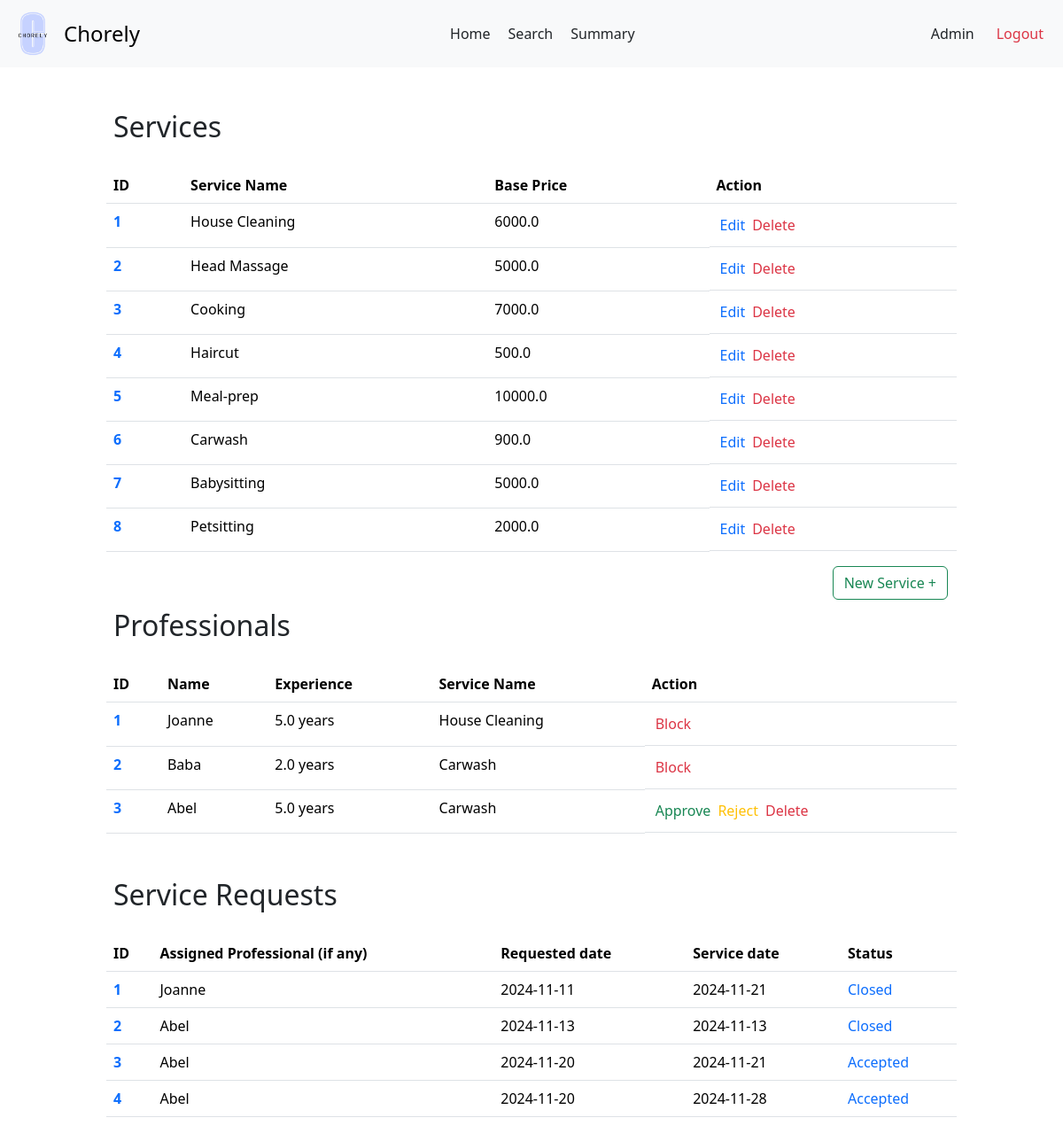
/admin, run on an earlier commit of the app's database.
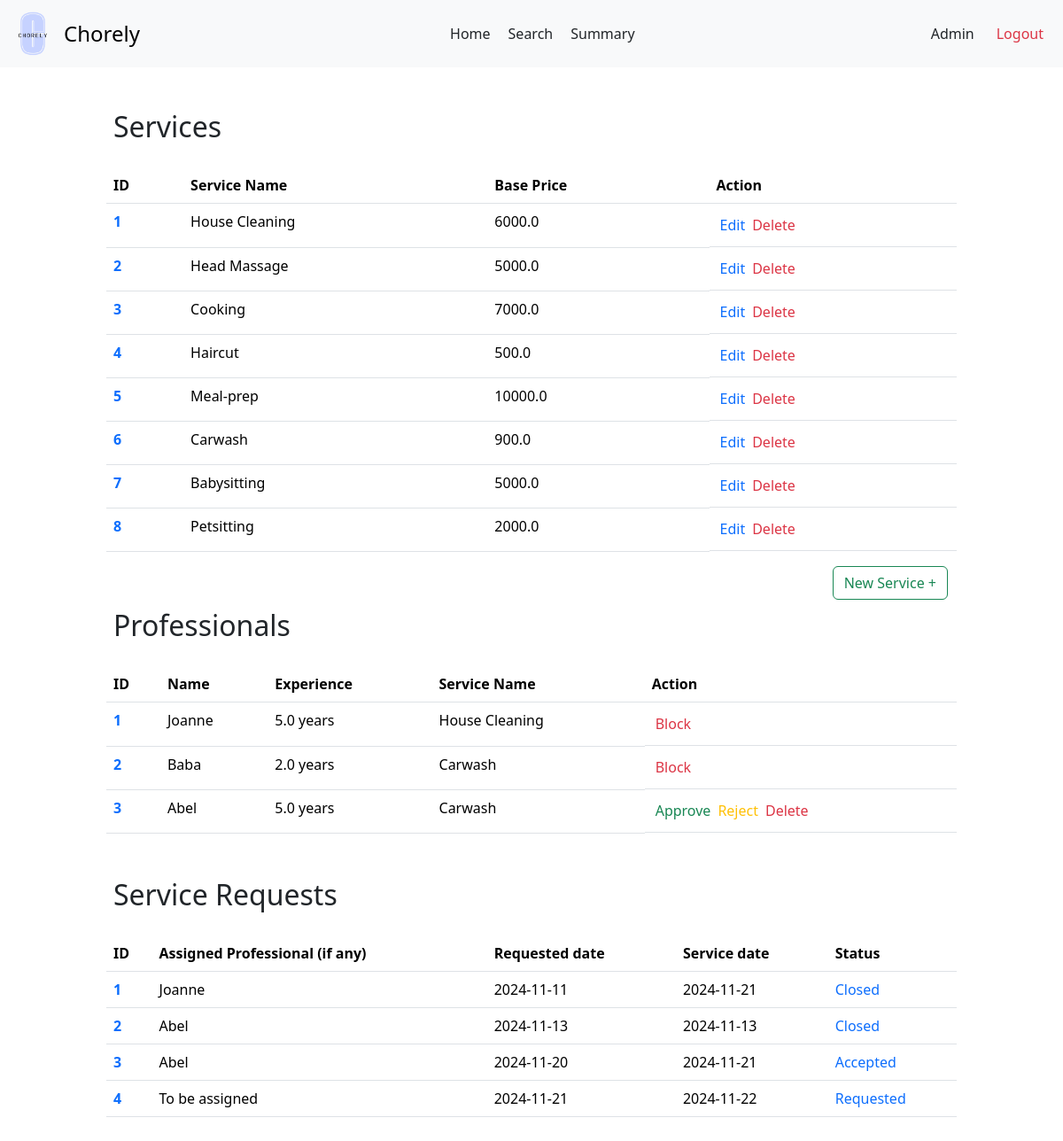
And on a later commit of the database.
### backend/models.py (models this page shows)
class ServiceRequests(db.Model):
    __tablename__ = 'ServiceRequests'
    request_id = db.Column(db.Integer, primary_key=True, autoincrement=True)
    service_id = db.Column(db.Integer, db.ForeignKey('Services.service_id'), nullable=False)
    customer_id = db.Column(db.Integer, db.ForeignKey('Customers.customer_id'), nullable=False)
    professional_id = db.Column(db.Integer, db.ForeignKey('ServiceProfessionals.professional_id'))
    requested_service_date = db.Column(db.Date, default=date.today())
    date_of_request = db.Column(db.Date, default=date.today())
    date_of_completion = db.Column(db.Date)
    service_status = db.Column(db.String, default='requested')
    additional_requests = db.Column(db.String)
    remarks = db.Column(db.String)
    rating = db.Column(db.Float)

class ServiceProfessionals(db.Model):
    __tablename__ = 'ServiceProfessionals'
    professional_id = db.Column(db.Integer, primary_key=True, autoincrement=True)
    user_id = db.Column(db.Integer, db.ForeignKey('Users.user_id'), unique=True, nullable=False)
    service_id = db.Column(db.Integer, db.ForeignKey('Services.service_id'), nullable=False)
    experience_years = db.Column(db.Integer)
    profile_verified = db.Column(db.Boolean, default=False)
    name = db.Column(db.String, nullable = False)
    phone = db.Column(db.String)
    address = db.Column(db.String)
    pin_code = db.Column(db.String)
    service_requests = db.relationship('ServiceRequests', backref='professional')

### backend/adminController.py (the view)
@app.route('/admin')
def admin_dash():
  services = Services.query.all()
  professionals = ServiceProfessionals.query.all()
  service_requests = ServiceRequests.query.all()
  return render_template('admin-dash.html', services = services, professionals = professionals, service_requests = service_requests)

### templates/admin-dash.html (shortened to what the changed rows need)
<!DOCTYPE html>
<html lang="en">
<head>
  <link href="https://cdn.jsdelivr.net/npm/bootstrap@5.3.3/dist/css/bootstrap.min.css" rel="stylesheet">
  <link rel="stylesheet" href="{{ url_for('static', filename = 'prof-dash.css')}}">
  <link rel="stylesheet" href="{{ url_for('static', filename = 'navbar.css')}}">
</head>
<body>
  <div id="main">
    <div id="canvas">
      <br>
      <h2 class="headings">Services</h2><br>
      {% if services|length==0 %}
        <div class="text text-center">
          <h5 class="headings">There are no created services</h5>
        </div>
      {% else %}
        <div>
          <table class="table">
            <thead>
              <tr>
                <th scope="col">ID</th>
                <th scope="col">Service Name</th>
                <th scope="col">Base Price</th>
                <th scope="col">Action</th>
              </tr>
            </thead>
            <tbody>
              {% for service in services %}
                <tr>
                  <th scope="row"> <a href="/admin/view/service/{{ service.service_id }}" class="text"> {{ loop.index }}</a></th>
                </tr>
              {% endfor %}
            </tbody>
          </table>
        </div>
      {% endif %}
      <h2 class="headings">Professionals</h2><br>
      {% if professionals|length ==0 %}
        <div class="text text-center mt-3 mb-3">
          <h5 class="headings">No Registered Professionals</h5>
        </div>
      {% else %}
        <div>
          <table class="table">
            <thead>
              <tr>
                <th scope="col">ID</th>
                <th scope="col">Name</th>
                <th scope="col">Experience</th>
                <th scope="col">Service Name</th>
                <th scope="col">Action</th>
              </tr>
            </thead>
            <tbody>
              {% for pro in professionals %}
                <tr>
                  <th scope="row"> <a href="/admin/view/pro/{{ pro.professional_id }}" class="text text-primary"> {{ loop.index }}</a></th>
                </tr>
              {% endfor %}
            </tbody>
          </table>
        </div>
      {% endif %}
      <br>
      <h2 class="headings">Service Requests</h2><br>
      {% if service_requests|length ==0 %}
        <div class="text text-center mt-3 mb-3">
          <h5 class="headings">No Requests have been made</h5>
        </div>
      {% else %}
      <div>
        <table class="table">
          <thead>
            <tr>
              <th scope="col">ID</th>
              <th scope="col">Assigned Professional (if any)</th>
              <th scope="col">Requested date</th>
              <th scope="col">Service date</th>
              <th scope="col">Status</th>
            </tr>
          </thead>
          <tbody>
            {% for request in service_requests %}
              <tr>
                <th scope="row"> <a href="/admin/view/request/{{ request.request_id }}" class="text text-primary"> {{ loop.index }}</a></th>
                <td>{{ request.professional.name or 'To be assigned' }}</td>
                <td>{{ request.date_of_request }}</td>
                <td>{{ request.requested_service_date }}</td>
                <td class="text text-primary">{{ request.service_status | title }}</td>
              </tr>
            {% endfor %}
          </tbody>
        </table>
      </div>
      {% endif %}
</body>
</html>

What changed in the data, as far as the page shows it:
changed ServiceRequests: professional "Abel" → "To be assigned"; date_of_request "2024-11-20" → "2024-11-21"; requested_service_date "2024-11-28" → "2024-11-22"; service_status "Accepted" → "Requested"
